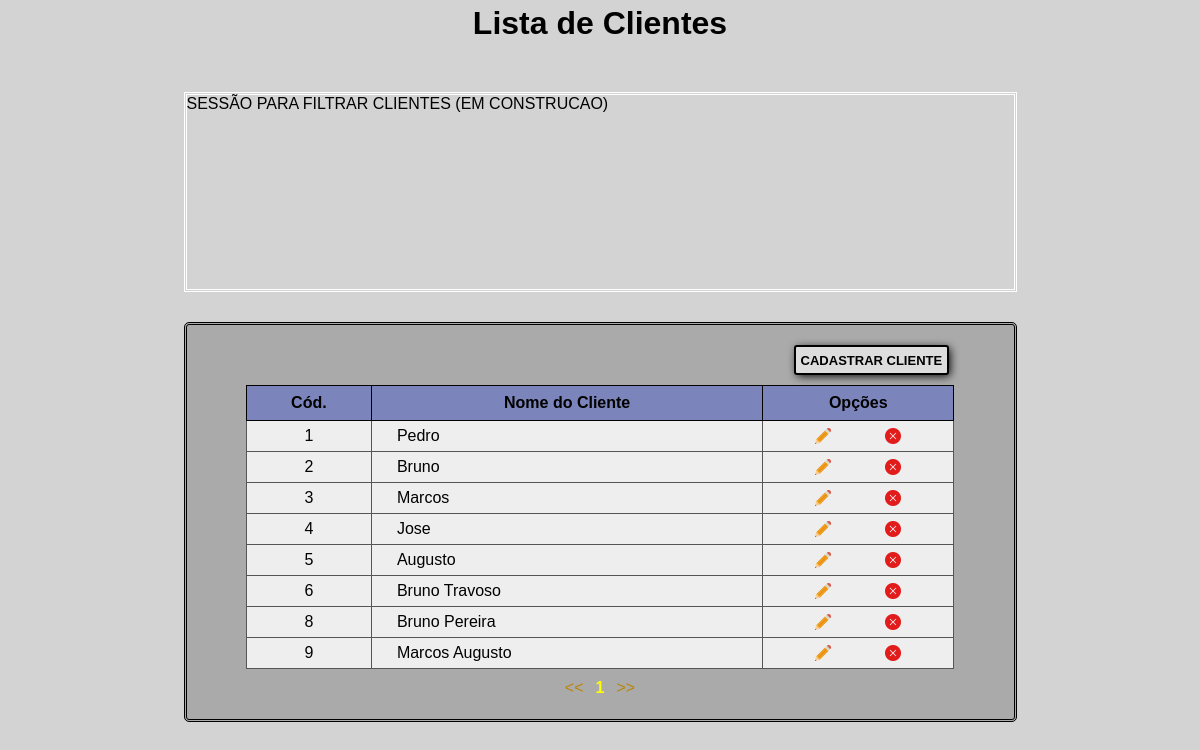
/iframe/clientes/lista/ (signed in), run on the app's committed database.
### core/models.py (models this page shows, shortened)
class Pessoa(models.Model):
    pkid_pessoa = models.AutoField(primary_key=True, )
    nomecompleto_razaosocial = models.CharField(
        'Nome / Razão Social', max_length=100)
    apelido_nomefantasia = models.CharField(
        'Apelido / Nome Fantasia', max_length=100, blank=True, null=True)
    email = models.CharField('E-mail', unique=True,
                             max_length=100, blank=True, null=True)
    cpf_cnpj = models.CharField(
        'CPF / CNPJ', unique=True, max_length=19, blank=True, null=True)
    rg_ie = models.CharField('RG / IE', max_length=50, blank=True, null=True)
    genero = models.CharField('Gênero', max_length=1)
    dt_nascimento = models.DateField(
        'Data de Nascimento', blank=True, null=True)
    st_pessoajuridica = models.BooleanField(
        'Pessoa Jurídica', max_length=1, default=0)
    tipopessoa = models.CharField(
        'Tipo da Pessoa', max_length=15, null=False, blank=False)
    hide = models.BooleanField(default=0)
    class Meta:
        managed = True
        verbose_name = 'Pessoa'
        verbose_name_plural = 'Pessoas'

### core/my_views/clientes.py (the view)
# urls.py: path('lista/', view.lista_clientes, name="lista_clientes"),
@login_required(login_url="/admin")
def lista_clientes(request):
    codigo = request.GET.get('search_cod_client', '')
    nome = request.GET.get('search_name_client', '')
    deletado = request.GET.get('deleted', False)
    page = int(request.GET.get('page', 1))
    clientes = filtra_clientes(codigo, nome)  # função em funcoes.py
    paginas = Paginator(clientes, 10)
    pagina = paginas.get_page(page)
    url = arruma_url_page(request)  # função em funcoes.py
    context = {
        "pagina": pagina,
        "deletado": deletado,
        "url": url
    }
    return render(request, "iframe/clientes/lista_clientes.html", context)

### core/funcoes.py (called while the page is built)
def arruma_url_page(request):
    url = str(request.get_full_path())
    if "&page=" in url:
        url = url[:-7]
    elif url.endswith('/'):
        url += '?'
    return url

def filtra_clientes(codigo, nome):
    return Pessoa.objects.filter(
        Q(nomecompleto_razaosocial__icontains=nome) |
        Q(apelido_nomefantasia=nome) |
        Q(email=nome),
        hide=False,
        pkid_pessoa__icontains=codigo
    ).order_by('pkid_pessoa')

### core/templates/iframe/clientes/lista_clientes.html (shortened to what this page needs)
<html>
<head>
	<link rel="stylesheet"  type="text/css" href="/static/css/site.css"/>
    <link rel="stylesheet"  type="text/css" href="/static/css/patterns/lista.css"/>
	<link rel="stylesheet"  type="text/css" href="/static/css/iframe/clientes/lista_clientes.css"/>
</head>
<body>
	<h1> Lista de Clientes </h1>
	<div class="search_opts_wrapper white">
		SESSÃO PARA FILTRAR CLIENTES (EM CONSTRUCAO)
	</div>
    <section class="content">
        <div class="opt_content">
            <div class="divCadastrar">
                <a href="{% url 'cadastrar_cliente' %}">
                    <button class="btMain btCadastrar">
                    CADASTRAR CLIENTE
                    </button>
                </a>
            </div>
        </div>
        <table>
            <thead>
                <tr>
                    <th>Cód.</th>
                    <th>Nome do Cliente</th>
                    <th>Opções</th>
                </tr>
            </thead>
            <tbody>
            {% for cliente in pagina %}
                <tr>
                    <td class="txt_center">
                        {{ cliente.pkid_pessoa }}
                    </td>
                    <td class="lft_padding">
                        {{ cliente.nomecompleto_razaosocial }}
                    </td>
                    <td>
                        <div class="opts_holder flex_row_nw">
                            <a href="/iframe/clientes/{{ cliente.pkid_pessoa }}" title="editar" class='vertical opt_bt'>
                                <div class="opt_bt opt_edit">
                                </div>
                            </a>
                            <a href="javascript:confirmaJanelaOn('{{ cliente.pkid_pessoa }}')" title="deletar" class='vertical opt_bt'>
                                <div class="opt_bt opt_delete">
                                </div>
                            </a>
                        </div>
                    </td>
                </tr>
            {% endfor %}
            </tbody>
        </table>
        <div class="divPaginas">
            {% if pagina.has_previous %}
                <a class="linkPagina bee" href="{{ url }}&page=1"><<</a>
                <a class="linkPagina white"> </a>
                <a class="linkPagina bee" href="{{ url }}&page={{ pagina.previous_page_number }}"> {{ pagina.previous_page_number }}</a>
            {% else %}
                <a class="linkPagina bee" href=""><<</a>
            {% endif %}
            <a class="linkPagina bee current">{{ pagina.number }}</a>
            {% if pagina.has_next %}
                <a class="linkPagina bee" href="{{ url }}&page={{ pagina.next_page_number }}">{{ pagina.next_page_number }}</a>
                <a class="linkPagina white"> </a>
                <a class="linkPagina bee" href="{{ url }}&page={{ pagina.paginator.num_pages }}">>></a>
            {% else %}
                <a class="linkPagina bee" href="">>></a>
            {% endif %}
        </div>
    </section>
</body>
</html>

### core/static/css/site.css (style rules this page uses)
* { box-sizing: border-box; font-family: Arial, Helvetica, sans-serif; }
h1 { width: auto; color: black; text-align: center; margin: auto auto; }
body { margin: 0; margin-bottom: 0; padding: 5px; padding-bottom: 120px; background-color: lightgray; color: black; height: 120%; }
a { color: black; text-decoration: none; }
a.bee { color: darkgoldenrod; }

### core/static/css/patterns/lista.css (style rules this page uses)
h1 { margin-bottom: 20px ; }
a.current { color: yellow; font-weight: 600; }
.btCadastrar { border-radius: 3px; border: 2px solid black; box-shadow: 2px 2px 10px -1px black; background-color: #ddd; cursor: pointer; font-size: 13px; padding: 5px; width: auto; }
.opt_content { margin: auto auto; width: 90%; display: flex; flex-flow: row nowrap; }
.divPaginas { color: black; width: 30%; margin: auto; display: flex; justify-content: center; text-align: start; }
.linkPagina { margin: auto 3px; }
.divCadastrar { margin-right: 0px; margin-left: auto; width: 35%; text-align: end; }

### core/static/css/iframe/clientes/lista_clientes.css (style rules this page uses)
.divPaginas { color: white; width: 60%; margin: 2px auto; display: flex; justify-content: center; text-align: center; }
.search_opts_wrapper { width: 70%; height: 200px; margin: 30px auto; margin-top: 50px; border: 3px double white; }

### core/static/css/my_css/buttons.css (style rules this page uses)
.btMain { cursor: pointer; margin: auto 5px; color: black; width: 100px; height: 30px; background-color: white; border: 2px solid black; border-radius: 5px; font-weight: 600; font-size: 90%; transition: 0.4s; }
.opt_bt { background-repeat: no-repeat; background-position: center; height: 20px; width: 20px; }
a.opt_bt { margin: auto 5px; height: auto; width: 20px; }
.opt_edit { background-image: url("/static/img/edit.png"); background-size: 80%; }
.opt_delete { background-image: url("/static/img/delete.png"); background-size: 80%; }

### core/static/css/my_css/dft_table.css (style rules this page uses)
table, th, td, tr { border-collapse: collapse; }
th, td { border-bottom: 1px solid #555; }
thead * { border: 1px solid black; }
tbody th, tbody td { border-left: 1px solid #555; border-right: 1px solid #555; }
table { margin: 10px auto; width: 90%; }
th { background-color: #7C85BB; height: 35px; padding: 5px; margin-bottom: 10px; }
tr { width: 100%; }
td { background-color: #eee; height: 25px; padding: 5px; }
td.lft_padding { padding-left: 25px; }
.opts_holder { height: 100%; justify-content: space-evenly; width: 100%; }

### core/static/css/my_css/defaults.css (style rules this page uses)
.content { border-radius: 5px; border: 3px double black; background-color: #aaa; margin: auto; padding: 20px; width: 70%; min-width: 550px; }

### core/static/css/usefull.css (style rules this page uses)
.flex_row_nw { display: flex; flex-flow: row nowrap; }
.vertical { display: flex; flex-flow: column nowrap; justify-content: center; }
.txt_center { text-align: center; }

### data on the page
Pessoa: pkid_pessoa "1", nomecompleto_razaosocial "Pedro"
Pessoa: pkid_pessoa "2", nomecompleto_razaosocial "Bruno"
Pessoa: pkid_pessoa "3", nomecompleto_razaosocial "Marcos"
Pessoa: pkid_pessoa "4", nomecompleto_razaosocial "Jose"
Pessoa: pkid_pessoa "5", nomecompleto_razaosocial "Augusto"
Pessoa: pkid_pessoa "6", nomecompleto_razaosocial "Bruno Travoso"
Pessoa: pkid_pessoa "8", nomecompleto_razaosocial "Bruno Pereira"
Pessoa: pkid_pessoa "9", nomecompleto_razaosocial "Marcos Augusto"

### other printed values
{{ pagina.number }} "1"
